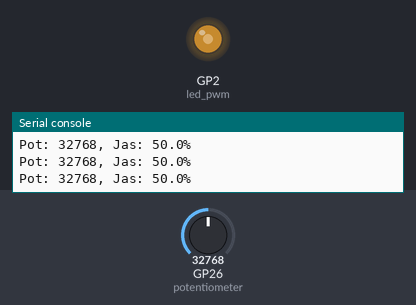
The program below on a simulated Raspberry Pi Pico running MicroPython. Parts: output pins drawn as LEDs (lit = HIGH), the last lines printed to the serial console. Inputs (shaded band) come from the test bench; at power-on: GP26 (potentiometer) = 32768 (analog values on the 0–65535 scale).

Above: at 1.2 s.
1.3 s: GP26 (potentiometer) set to 45874
At 2.0 s:
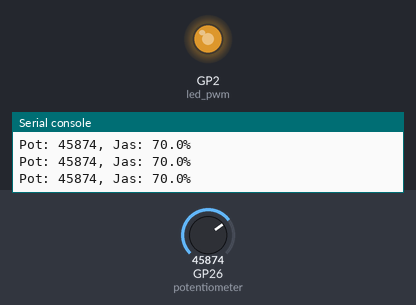
2.8 s: GP26 (potentiometer) set to 57670
At 3.3 s:
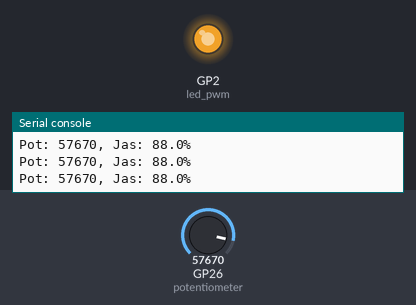
4.3 s: GP26 (potentiometer) set to 7864
At 4.7 s:
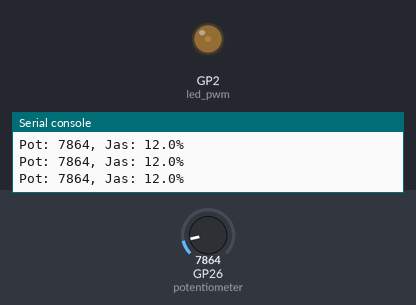
5.8 s: GP26 (potentiometer) set to 0
At 7.2 s:
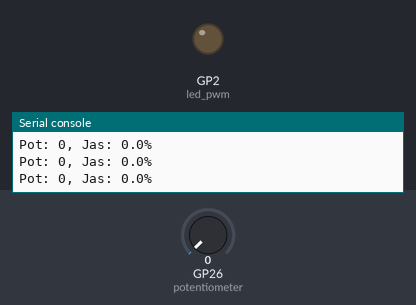
Timing chart, 0 to 8.3 s (numbered marks = the images above; inputs shaded):
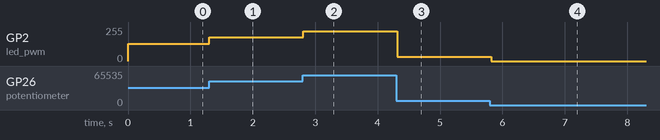

Measured:
- after the input at 1.3 s, GP2 (led_pwm): 128/255 → 178/255 at once
- after the input at 2.8 s, GP2 (led_pwm): 178/255 → 224/255 at once
- after the input at 4.3 s, GP2 (led_pwm): 224/255 → 31/255 at once
- after the input at 5.8 s, GP2 (led_pwm): 31/255 → 0/255 at once

The program:

LED-jas-potenciometr.py
```python
from machine import Pin, ADC, PWM
import time

# Inicializace potenciometru (na GP26)
potentiometer = ADC(Pin(26))

# LED na GP2, řízená přes PWM
led_pwm = PWM(Pin(2))
led_pwm.freq(1000)   # 1 kHz PWM (dostatečně rychlé, aby LED neblikala)

def basic_brightness_control():
    while True:
        # Přečteme hodnotu potenciometru (0–65535)
        pot_value = potentiometer.read_u16()

        # Nastavíme jas LED (stejný rozsah 0–65535)
        led_pwm.duty_u16(pot_value)

        # Pro ladění vypíšeme hodnoty do konzole
        brightness_percent = (pot_value / 65535) * 100
        print(f"Pot: {pot_value}, Jas: {brightness_percent:.1f}%")

        time.sleep(0.1)

# Spustíme hlavní smyčku
basic_brightness_control()
```
